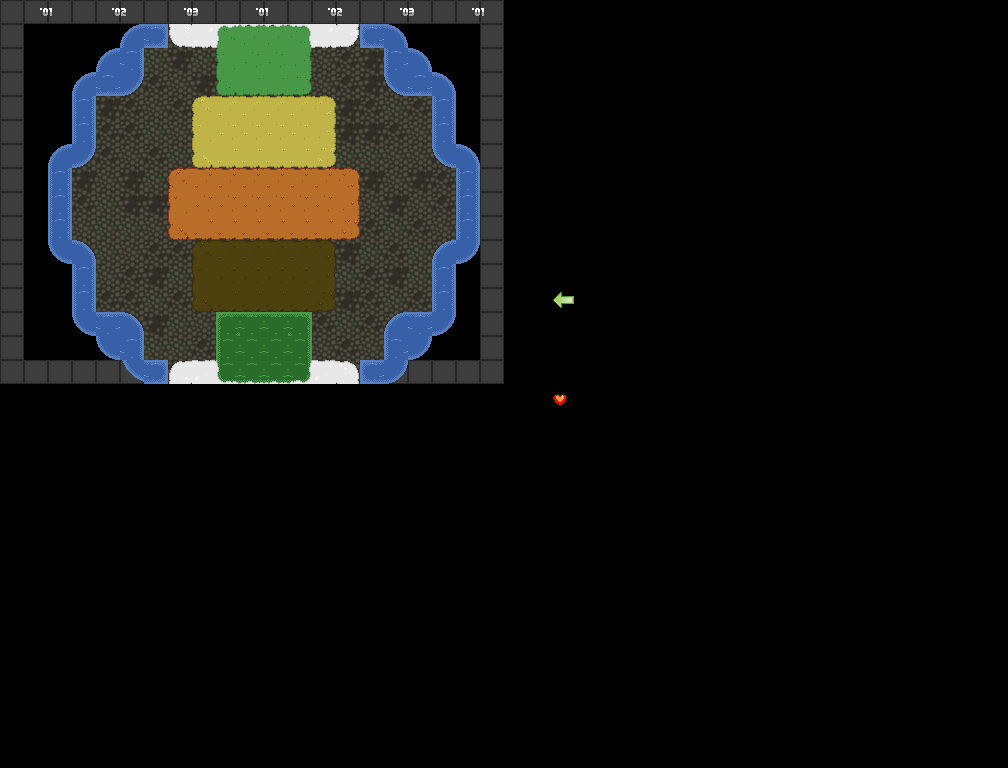

Below is a game level as drawn by its tile map, then a one-line description and the .tmx that defines it (tile-layer data replaced by summaries):
An orthogonal 42x32 tile map with 24x24 px tiles, 8 tile layers (Base, Status, Arrows, Labels, ...), 9 hidden layers not drawn, 12 tilesets.

<map version="1.0" orientation="orthogonal" renderorder="right-down" width="42" height="32" tilewidth="24" tileheight="24" nextobjectid="1">
 <tileset firstgid="1" name="sf_world" tilewidth="24" tileheight="24" tilecount="1435" columns="35">
  <image source="../res/oryx_16bit_scifi_world_trans.png" width="840" height="984" />
 </tileset>
 <tileset firstgid="1436" name="soil" tilewidth="72" tileheight="72" tilecount="5" columns="5">
  <image source="../res/soil.png" width="360" height="72" />
 </tileset>
 <tileset firstgid="1441" name="grass" tilewidth="72" tileheight="72" tilecount="3" columns="3">
  <image source="../res/grass.png" width="216" height="72" />
 </tileset>
 <tileset firstgid="1444" name="ff_world" tilewidth="24" tileheight="24" tilecount="2296" columns="56">
  <image source="../res/oryx_16bit_fantasy_world_trans.png" width="1366" height="1007" />
  <tile id="2114" probability="0" />
 </tileset>
 <tileset firstgid="3740" name="creatures" tilewidth="24" tileheight="24" tilecount="120" columns="15">
  <image source="../res/oryx_16bit_scifi_creatures_extra_trans_colored.png" width="360" height="192" />
 </tileset>
 <tileset firstgid="3860" name="arrows" tilewidth="24" tileheight="24" tilecount="8" columns="8">
  <image source="../res/arrows.png" width="192" height="24" />
 </tileset>
 <tileset firstgid="3868" name="decals" tilewidth="24" tileheight="24" tilecount="110" columns="10">
  <image source="../res/oryx_16bit_scifi_world_decals_trans.png" width="240" height="264" />
 </tileset>
 <tileset firstgid="3978" name="ff_creatures" tilewidth="24" tileheight="24" tilecount="540" columns="20">
  <image source="../res/oryx_16bit_fantasy_creatures_trans.png" width="480" height="648" />
 </tileset>
 <tileset firstgid="4518" name="Items" tilewidth="16" tileheight="16" tilecount="456" columns="24">
  <image source="../res/oryx_16bit_fantasy_items_trans.png" width="384" height="304" />
 </tileset>
 <tileset firstgid="4974" name="oryx_16bit_scifi_items_trans" tilewidth="16" tileheight="16" tilecount="198" columns="22">
  <image source="../res/oryx_16bit_scifi_items_trans.png" width="352" height="144" />
 </tileset>
 <tileset firstgid="5172" name="sf_ui" tilewidth="24" tileheight="24" tilecount="595" columns="35">
  <image source="../res/oryx_16bit_scifi_interface_trans.png" width="856" height="416" />
 </tileset>
 <tileset firstgid="5767" name="oryx_16bit_fantasy_tiles" tilewidth="24" tileheight="24" tilecount="204" columns="17">
  <image source="../res/oryx_16bit_fantasy_tiles.png" width="408" height="288" />
 </tileset>
 <layer name="Base" width="42" height="32">
  <data>[1344 cells, 70 non-empty, 1 distinct tile ids]</data>
 </layer>
 <layer name="Floor" width="42" height="32" visible="0">
  <data>[1344 cells, 552 non-empty, 6 distinct tile ids]</data>
 </layer>
 <layer name="Walls" width="42" height="32" visible="0">
  <data>[1344 cells, 331 non-empty, 47 distinct tile ids]</data>
 </layer>
 <layer name="Shadow" width="42" height="32" visible="0" offsetx="0" offsety="2">
  <data>[1344 cells, 35 non-empty, 11 distinct tile ids]</data>
 </layer>
 <layer name="Terrain" width="42" height="32" visible="0">
  <data>[1344 cells, 58 non-empty, 19 distinct tile ids]</data>
 </layer>
 <layer name="Tiles" width="42" height="32" visible="0">
  <data>[1344 cells, 36 non-empty, 4 distinct tile ids]</data>
 </layer>
 <layer name="Status" width="42" height="32">
  <data>[1344 cells, 2 non-empty, 2 distinct tile ids]</data>
 </layer>
 <layer name="Animals01" width="42" height="32" visible="0" offsetx="0" offsety="-12">
  <data>[1344 cells, 1 non-empty, 1 distinct tile ids]</data>
 </layer>
 <layer name="Animals02" width="42" height="32" visible="0" offsetx="0" offsety="6">
  <data>[1344 cells, 1 non-empty, 1 distinct tile ids]</data>
 </layer>
 <layer name="Animals03" width="42" height="32" visible="0">
  <data>[1344 cells, 5 non-empty, 5 distinct tile ids]</data>
 </layer>
 <layer name="Arrows" width="42" height="32" opacity="0.67" offsetx="-12" offsety="8">
  <data>[1344 cells, 0 non-empty, 0 distinct tile ids]</data>
 </layer>
 <layer name="Labels" width="42" height="32" offsetx="-12" offsety="0">
  <data>[1344 cells, 7 non-empty, 3 distinct tile ids]</data>
 </layer>
 <layer name="Highlight" width="42" height="32" visible="0" opacity="0.5">
  <data>[1344 cells, 4 non-empty, 1 distinct tile ids]</data>
 </layer>
 <layer name="Crust" width="42" height="32">
  <data>[1344 cells, 203 non-empty, 4 distinct tile ids]</data>
 </layer>
 <layer name="WorldTiles" width="42" height="32">
  <data>[1344 cells, 126 non-empty, 43 distinct tile ids]</data>
 </layer>
 <layer name="TileDetail" width="42" height="32">
  <data>[1344 cells, 10 non-empty, 8 distinct tile ids]</data>
 </layer>
 <layer name="WorldDetail" width="42" height="32">
  <data>[1344 cells, 50 non-empty, 23 distinct tile ids]</data>
 </layer>
</map>
